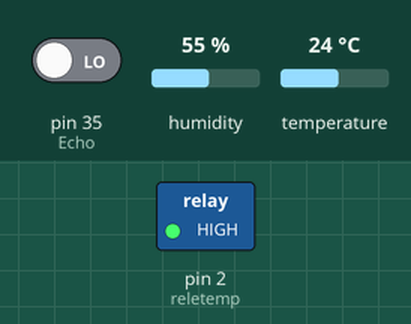
Simulated run of this sketch. Board: Arduino Mega 2560, built with avr-gcc and run on an emulated ATmega2560. Shown: switched loads named in the sketch (green lamp = pin HIGH). Inputs (shaded band) come from the test bench; at power-on: pin 35 (Echo) LOW, humidity 55 %, temperature 24 °C. What the sketch prints to the serial monitor is not drawn.

Above: at 0.1 s.
Timing chart, 0 to 1.6 s (numbered marks = the images above):
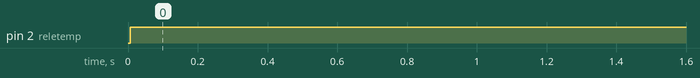

The sketch:

distancia_y_temp_oficial.ino
```cpp
#include <DHT.h>

//////////////// final de carrera
///////////////////////
//Constants
#define Trigger 37
#define Echo 35
#define DHTPIN 3     // what pin we're connected to
#define DHTTYPE  DHT22  // DHT22void setup() {
#define reletemp 2
  DHT dht(DHTPIN, DHTTYPE);  // Initialize DHT sensor for normal 16mhz Arduino
float hum;   //Stores humidity value
float temp;  //Stores temperature value
  // put your setup code here, to run once:
void setup() {
    Serial.begin(9600);
    pinMode(reletemp, OUTPUT);

  dht.begin();

}


void loop() {
  //Read data and store it to variables hum and temp
  hum = dht.readHumidity();
  temp = dht.readTemperature();
    Serial.print(temp);
  Serial.println(hum);
    digitalWrite(reletemp, HIGH);//Inicializamos el pin con 0
  Serial.print("Celsius = ");
  Serial.print(temp);
  //Print degree symbol
  Serial.write(176);
  Serial.println("C");
  Serial.print("Humidity =");
  Serial.println(hum);
delay(2000);
if (temp < 26) {
    delay(1000);
digitalWrite(4, HIGH);
  delay(1000);
} else {
digitalWrite(4, LOW);
delay(1000);
}


 // put your main code here, to run repeatedly:
  //////////////////////////////////////////////////////////////////////////////////// DISTANCIA
  long t; //timepo que demora en llegar el eco
  long d; //distancia en centimetros

  digitalWrite(Trigger, HIGH);
  delayMicroseconds(10);          //Enviamos un pulso de 10us
  digitalWrite(Trigger, LOW);

  t = pulseIn(Echo, HIGH); //obtenemos el ancho del pulso
  d = t/59;             //escalamos el tiempo a una distancia en cm

  Serial.print("Distancia: ");
  Serial.print(d);      //Enviamos serialmente el valor de la distancia
  Serial.print("cm");
  Serial.println();
}
```

Measured:
- by itself, pin 2 (reletemp): LOW → HIGH at 0.01 s
